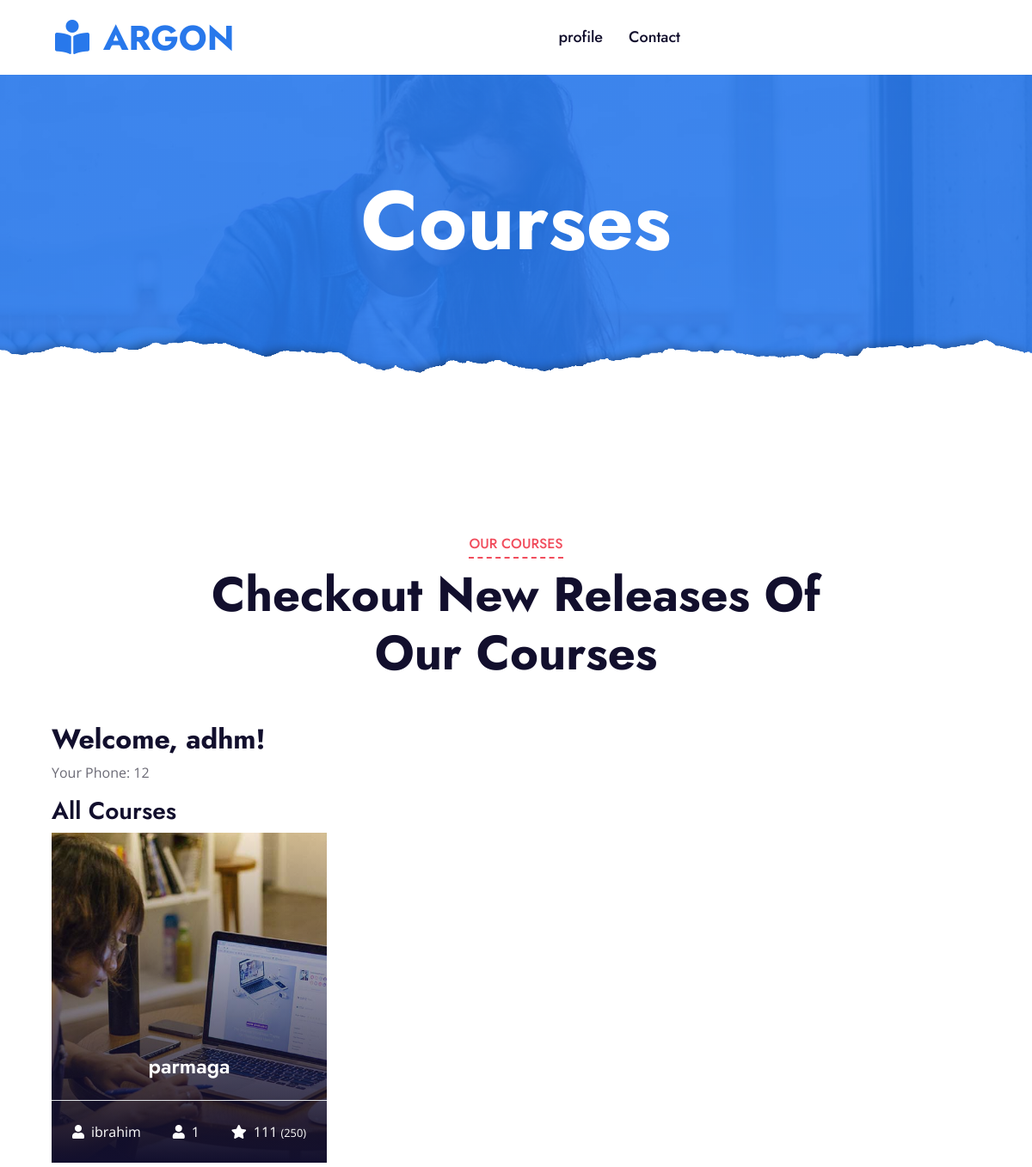
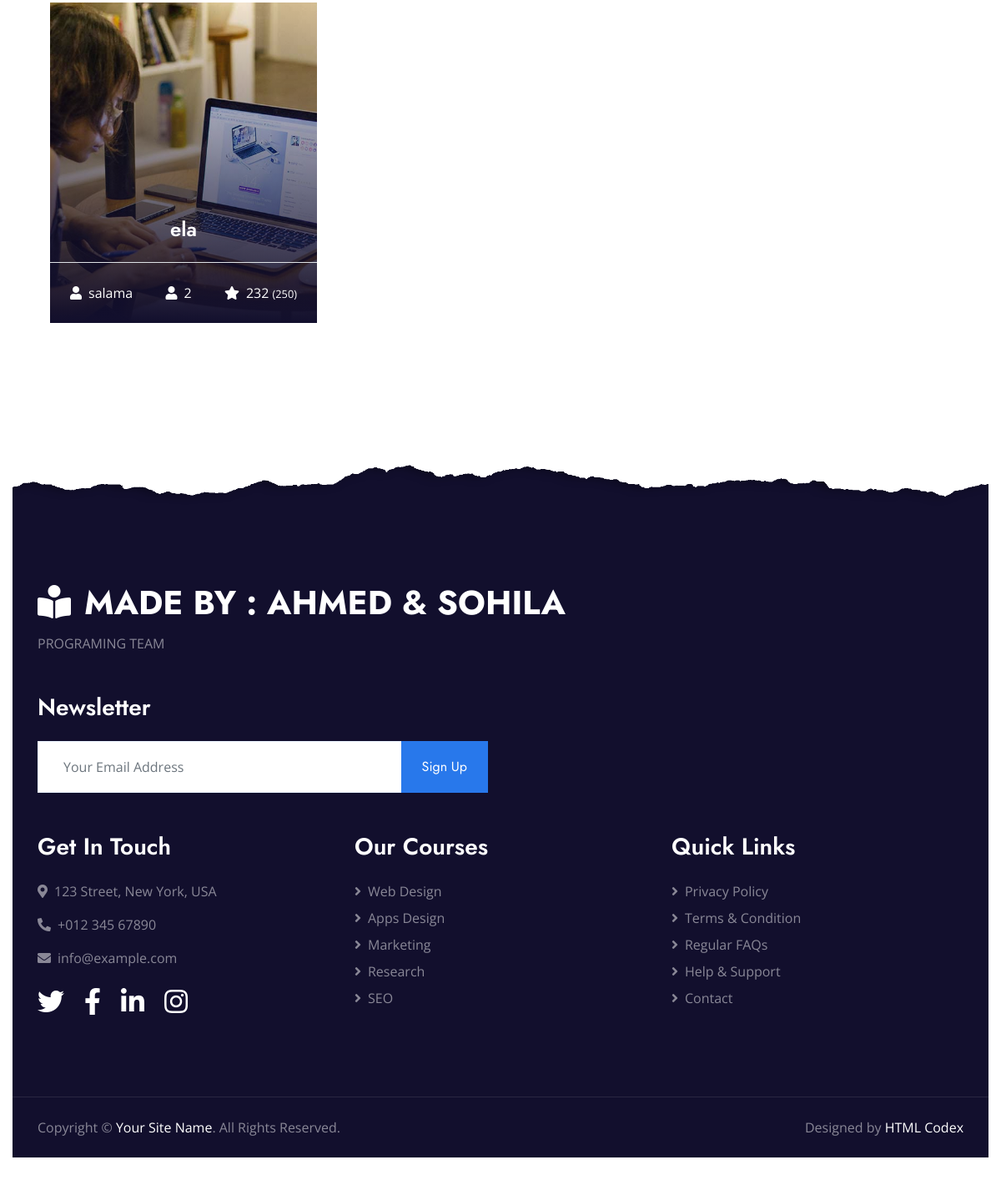
The app's page /course (signed in) with its own data (2 pictures, top to bottom).
### main.py (models this page shows)
    class Courses(db.Model):
        id = db.Column(db.Integer, primary_key=True)
        course_name = db.Column(db.String(1000))
        teacher_name = db.Column(db.String(100))
        teacher_phone = db.Column(db.String(100))
        course_price = db.Column(db.Integer)
        rate = db.Column(db.String(100))
        course_sample = db.Column(db.String(100))
        status = db.Column(db.String(100))

### main.py (the view)
@app.route("/course")
def course():
    user_id = session.get('user_id')
    user_name = session.get('user_name')
    user_phone = session.get('user_phone')
    all_courses=Courses.query.filter_by(status='approved')
    return render_template("course.html", user_id=user_id, user_name=user_name, user_phone=user_phone, all_courses=all_courses)

### templates/course.html (shortened to what this page needs)
<!DOCTYPE html>
<html lang="en">
<head>
    <link href="https://cdnjs.cloudflare.com/ajax/libs/font-awesome/5.10.0/css/all.min.css" rel="stylesheet">
    <link href="lib/owlcarousel/assets/owl.carousel.min.css" rel="stylesheet">
    <link href="../static/css/style.css" rel="stylesheet">
</head>
<body>
    <div class="container-fluid p-0">
        <nav class="navbar navbar-expand-lg bg-white navbar-light py-3 py-lg-0 px-lg-5">
            <a href="/" class="navbar-brand ml-lg-3">
                <h1 class="m-0 text-uppercase text-primary"><i class="fa fa-book-reader mr-3"></i>Argon</h1>
            </a>
            <div class="collapse navbar-collapse justify-content-between px-lg-3" id="navbarCollapse">
                <div class="navbar-nav mx-auto py-0">
                    <a href="/profile" class="nav-item nav-link">profile</a>
                    <a href="/contact" class="nav-item nav-link">Contact</a>
                </div>
            </div>
        </nav>
    </div>
    <div class="jumbotron jumbotron-fluid page-header position-relative overlay-bottom" style="margin-bottom: 90px;">
        <div class="container text-center py-5">
            <h1 class="text-white display-1">Courses</h1>
        </div>
    </div>
    <div class="container-fluid py-5">
        <div class="container py-5">
            <div class="row mx-0 justify-content-center">
                <div class="col-lg-8">
                    <div class="section-title text-center position-relative mb-5">
                        <h6 class="d-inline-block position-relative text-secondary text-uppercase pb-2">Our Courses</h6>
                        <h1 class="display-4">Checkout New Releases Of Our Courses</h1>
                    </div>
                </div>
            </div>
            <div class="row">
                <div class="col-lg-4 col-md-6 pb-4">
{% block content %}
   <div class="container">
       <h2>Welcome, {{ user_name }}!</h2>
       <p>Your Phone: {{ user_phone }}</p>
       <h3>All Courses</h3>
       <div class="courses-list">
           {% for course in all_courses %}
               <a class="courses-list-item position-relative d-block overflow-hidden mb-2" href="/detail/{{ course.id }}">
                   <img class="img-fluid" src="../static/img/courses-1.jpg" alt="">
                   <div class="courses-text">
                       <h4 class="text-center text-white px-3">{{ course.course_name }}</h4>
                       <div class="border-top w-100 mt-3">
                           <div class="d-flex justify-content-between p-4">
                               <span class="text-white"><i class="fa fa-user mr-2"></i>{{ course.teacher_name }}</span>
                               <span class="text-white"><i class="fa fa-user mr-2"></i>{{ course.id }}</span>
                               <span class="text-white"><i class="fa fa-star mr-2"></i>{{ course.course_price }}
                                   <small>(250)</small></span>
                           </div>
                       </div>
                   </div>
               </a>
           {% endfor %}
       </div>
   </div>
{% endblock %}
            </div>
        </div>
    </div>
    <div class="container-fluid position-relative overlay-top bg-dark text-white-50 py-5" style="margin-top: 90px;">
        <div class="container mt-5 pt-5">
            <div class="row">
                <div class="col-md-8 mb-5">
                    <a href="index.html" class="navbar-brand">
                        <h1 class="mt-n2 text-uppercase text-white"><i class="fa fa-book-reader mr-3"></i>MADE BY : AHMED & SOHILA </h1>
                    </a>
                    <p class="m-0">PROGRAMING TEAM             </p>
                </div>
                <div class="col-md-6 mb-5">
                    <h3 class="text-white mb-4">Newsletter</h3>
                    <div class="w-100">
                        <div class="input-group">
                            <input type="text" class="form-control border-light" style="padding: 30px;" placeholder="Your Email Address">
                            <div class="input-group-append">
                                <button class="btn btn-primary px-4">Sign Up</button>
                            </div>
                        </div>
                    </div>
                </div>
            </div>
            <div class="row">
                <div class="col-md-4 mb-5">
                    <h3 class="text-white mb-4">Get In Touch</h3>
                    <p><i class="fa fa-map-marker-alt mr-2"></i>123 Street, New York, USA</p>
                    <p><i class="fa fa-phone-alt mr-2"></i>+012 345 67890</p>
                    <p><i class="fa fa-envelope mr-2"></i>info@example.com</p>
                    <div class="d-flex justify-content-start mt-4">
                        <a class="text-white mr-4" href="#"><i class="fab fa-2x fa-twitter"></i></a>
                        <a class="text-white mr-4" href="#"><i class="fab fa-2x fa-facebook-f"></i></a>
                        <a class="text-white mr-4" href="#"><i class="fab fa-2x fa-linkedin-in"></i></a>
                        <a class="text-white" href="#"><i class="fab fa-2x fa-instagram"></i></a>
                    </div>
                </div>
                <div class="col-md-4 mb-5">
                    <h3 class="text-white mb-4">Our Courses</h3>
                    <div class="d-flex flex-column justify-content-start">
                        <a class="text-white-50 mb-2" href="#"><i class="fa fa-angle-right mr-2"></i>Web Design</a>
                        <a class="text-white-50 mb-2" href="#"><i class="fa fa-angle-right mr-2"></i>Apps Design</a>
                        <a class="text-white-50 mb-2" href="#"><i class="fa fa-angle-right mr-2"></i>Marketing</a>
                        <a class="text-white-50 mb-2" href="#"><i class="fa fa-angle-right mr-2"></i>Research</a>
                        <a class="text-white-50" href="#"><i class="fa fa-angle-right mr-2"></i>SEO</a>
                    </div>
                </div>
                <div class="col-md-4 mb-5">
                    <h3 class="text-white mb-4">Quick Links</h3>
                    <div class="d-flex flex-column justify-content-start">
                        <a class="text-white-50 mb-2" href="#"><i class="fa fa-angle-right mr-2"></i>Privacy Policy</a>
                        <a class="text-white-50 mb-2" href="#"><i class="fa fa-angle-right mr-2"></i>Terms & Condition</a>
                        <a class="text-white-50 mb-2" href="#"><i class="fa fa-angle-right mr-2"></i>Regular FAQs</a>
                        <a class="text-white-50 mb-2" href="#"><i class="fa fa-angle-right mr-2"></i>Help & Support</a>
                        <a class="text-white-50" href="#"><i class="fa fa-angle-right mr-2"></i>Contact</a>
                    </div>
                </div>
            </div>
        </div>
    </div>
    <div class="container-fluid bg-dark text-white-50 border-top py-4" style="border-color: rgba(256, 256, 256, .1) !important;">
        <div class="container">
            <div class="row">
                <div class="col-md-6 text-center text-md-left mb-3 mb-md-0">
                    <p class="m-0">Copyright &copy; <a class="text-white" href="#">Your Site Name</a>. All Rights Reserved.
                    </p>
                </div>
                <div class="col-md-6 text-center text-md-right">
                    <p class="m-0">Designed by <a class="text-white" href="https://htmlcodex.com">HTML Codex</a>
                    </p>
                </div>
            </div>
        </div>
    </div>
</body>
</html>

### records on screen
Courses: course_name "parmaga", teacher_name "ibrahim", id "1", course_price "111"
Courses: course_name "ela", teacher_name "salama", id "2", course_price "232"

### other values on screen
{{ user_name }} "adhm"
{{ user_phone }} "12"
